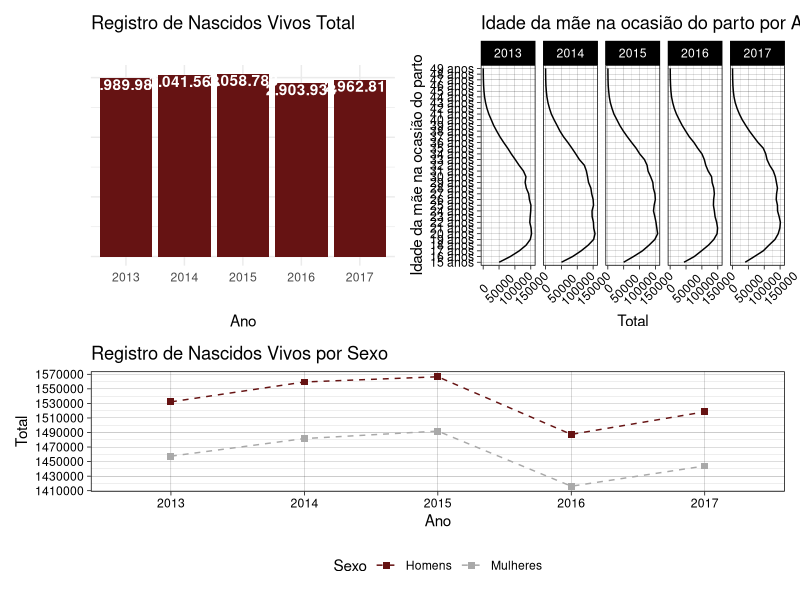

Source code (R):

# Pacotes -----------------------------------------------------------------

library(readxl)
library(dplyr)
library(ggplot2)
library(tidyr)
library(patchwork)
library(scales)

options(scipen = 99999999)

# Import ------------------------------------------------------------------

data <- read_excel("Registro Civil.xlsx", skip = 2)

# Graficos ----------------------------------------------------------------

rnv_total <- 
  data %>%  
  .[1, 2:6] %>%
  gather(Ano, Total) %>% 
  mutate(Total = as.numeric(Total)) %>% 
  ggplot(aes(Ano, Total)) +
  geom_bar(fill = "#661313", stat = 'identity') +
  geom_text(aes(label = comma(Total, big.mark = ".", decimal.mark = ",")), 
            nudge_y = -99000, col = "white", fontface = "bold") +
  theme_minimal() +
  theme(axis.text.y = element_blank()) +
  labs(title = "Registro de Nascidos Vivos Total", y = "")

rnv_sexo <-
  data %>% 
  .[3:4, ] %>% 
  rename("Sexo" = `Registros de nascidos vivos`) %>%
  gather(Ano, Total, -Sexo) %>% 
  mutate(Total = as.numeric(Total)) %>% 
  ggplot(aes(x = Ano, y = Total, color = Sexo)) +
  geom_point(shape = 15, size = 2) +
  geom_line(aes(group = Sexo), linetype = "dashed", size = 0.5) +
  scale_color_manual(values = c("#661313", "darkgray")) +
  scale_y_continuous(breaks = seq(1410000, 1570000, 20000)) +
  theme_linedraw() +
  theme(legend.position = "bottom") +
  ggtitle("Registro de Nascidos Vivos por Sexo")

rnv_idade_mae <-
  data %>% 
  .[c(7:50), ] %>% 
  .[-(c(7,8,14,20,26,32,38,44,50)-6), ] %>% 
  gather(Ano, Total, -`Registros de nascidos vivos`) %>% 
  mutate(Total = as.numeric(Total)) %>% 
  ggplot(aes(x = `Registros de nascidos vivos`, y = Total)) +
  geom_line(aes(group = Ano)) +
  facet_grid(~ Ano, switch = 'y') +
  theme_linedraw() +
  coord_flip() +
  theme(axis.text.x = element_text(angle = 45, vjust = 0.6)) +
  labs(x = "Idade da mãe na ocasião do parto", title = "Idade da mãe na ocasião do parto por Ano")

painel <- rnv_total + rnv_idade_mae - rnv_sexo + plot_layout(ncol = 1, heights = c(2.5, 1.5))

ggsave("painel_registro_civil.png", painel, width=13, height=10, scale=1, dpi="retina")


# data %>% 
#   .[c(7:50), ] %>% 
#   .[-(c(7,8,14,20,26,32,38,44,50)-6), ] %>% 
#   mutate(classes_idade = c(as.character(rep("15 a 20 anos", nrow(.)-6)) %>% 




# data %>% 
#   .[c(7,8,14,20,26,32,38,44,50), ] %>% 
#   rename("idade_mae" = `Registros de nascidos vivos`) %>%
#   gather(Ano, Total, -idade_mae) %>% 
#   mutate(Total = as.numeric(Total)) %>% 
#   ggplot(aes(x = Ano, y = Total)) +
#   geom_line(aes(group = idade_mae, col = idade_mae))
  
  
  


# data %>% 
#   .[c(7,8,14,20,26,32,38,44,50), ] %>% 
#   gather(Ano, Total, -`Registros de nascidos vivos`) %>% 
#   mutate(Total = as.numeric(Total)) %>% 
#   ggplot(aes(x = `Registros de nascidos vivos`, y = Total)) +
#   geom_line(aes(group = Ano)) +
#   scale_y_continuous(breaks = seq(0, 750000, 250000)) +
#   facet_grid(~ Ano) +
#   theme_linedraw() +
#   coord_flip() +
#   labs(x = "Idade da mãe na ocasião do parto",
#        title = "Idade da mãe na ocasião do parto por Ano")



# base_mod <- data %>% .[53:104, ]
#   
# base_mod %>% 
#   mutate(ano_registro = c(as.character(2016:2011), rep("2010 ou menos", nrow(.)-6))) %>% 
#   mutate_at(2:6, ~ ifelse(.x == "...", 0, .x) %>% as.numeric()) %>% 
#   group_by(ano_registro) %>%
#   summarise(
#     "2013" = sum(`2013`, na.rm = T),
#     "2014" = sum(`2014`, na.rm = T),
#     "2015" = sum(`2015`, na.rm = T),
#     "2016" = sum(`2016`, na.rm = T),
#     "2017" = sum(`2017`, na.rm = T)
#   ) %>% 
#   gather(Ano, Total, -ano_registro) %>%
#   # mutate(Total = as.numeric(Total)) %>%
#   ggplot(aes(x = ano_registro, y = Total)) +
#   facet_grid(~ Ano) +
#   geom_col() +
#   # geom_text(aes(label = Total)) +
#   coord_flip()








